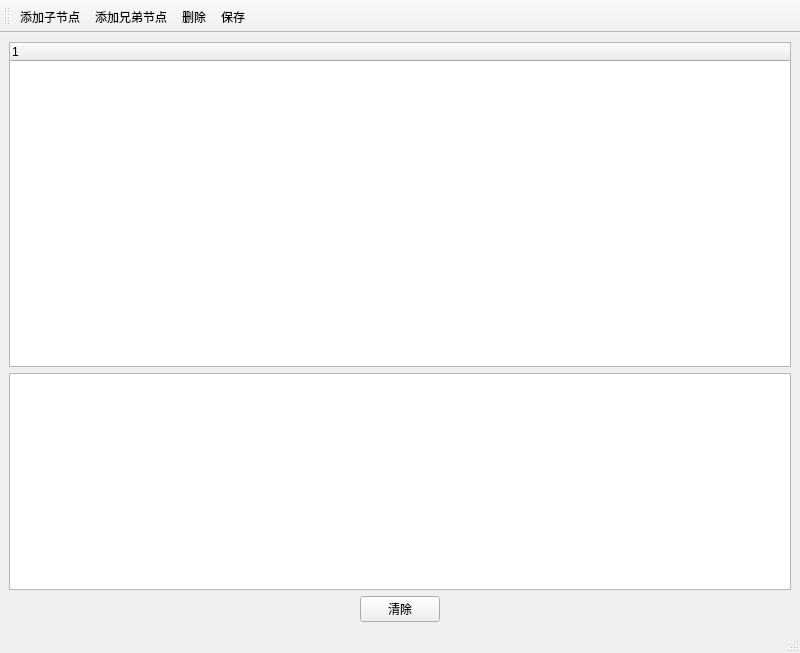
<?xml version="1.0" encoding="UTF-8"?>
<ui version="4.0">
 <class>MainWindow</class>
 <widget class="QMainWindow" name="MainWindow">
  <property name="geometry">
   <rect>
    <x>0</x>
    <y>0</y>
    <width>800</width>
    <height>653</height>
   </rect>
  </property>
  <property name="windowTitle">
   <string>MainWindow</string>
  </property>
  <widget class="QWidget" name="centralwidget">
   <layout class="QVBoxLayout" name="verticalLayout_2">
    <item>
     <layout class="QVBoxLayout" name="verticalLayout" stretch="3,2">
      <item>
       <widget class="QTreeWidget" name="treeWidget">
        <column>
         <property name="text">
          <string notr="true">1</string>
         </property>
        </column>
       </widget>
      </item>
      <item>
       <widget class="QTextBrowser" name="textBrowser"/>
      </item>
     </layout>
    </item>
    <item>
     <layout class="QHBoxLayout" name="horizontalLayout">
      <item>
       <spacer name="horizontalSpacer">
        <property name="orientation">
         <enum>Qt::Horizontal</enum>
        </property>
        <property name="sizeHint" stdset="0">
         <size>
          <width>40</width>
          <height>20</height>
         </size>
        </property>
       </spacer>
      </item>
      <item>
       <widget class="QPushButton" name="pushButton_clear">
        <property name="text">
         <string>清除</string>
        </property>
       </widget>
      </item>
      <item>
       <spacer name="horizontalSpacer_2">
        <property name="orientation">
         <enum>Qt::Horizontal</enum>
        </property>
        <property name="sizeHint" stdset="0">
         <size>
          <width>40</width>
          <height>20</height>
         </size>
        </property>
       </spacer>
      </item>
     </layout>
    </item>
   </layout>
  </widget>
  <widget class="QStatusBar" name="statusbar"/>
  <widget class="QToolBar" name="toolBar">
   <property name="windowTitle">
    <string>toolBar</string>
   </property>
   <attribute name="toolBarArea">
    <enum>TopToolBarArea</enum>
   </attribute>
   <attribute name="toolBarBreak">
    <bool>false</bool>
   </attribute>
   <addaction name="actionaddChildNode"/>
   <addaction name="actionaddBrotherNode"/>
   <addaction name="action_del"/>
   <addaction name="action_save"/>
  </widget>
  <action name="actionaddChildNode">
   <property name="icon">
    <iconset>
     <normaloff>images/添加子节点.png</normaloff>images/添加子节点.png</iconset>
   </property>
   <property name="text">
    <string>添加子节点</string>
   </property>
  </action>
  <action name="actionaddBrotherNode">
   <property name="icon">
    <iconset>
     <normaloff>images/分支节点.png</normaloff>images/分支节点.png</iconset>
   </property>
   <property name="text">
    <string>添加兄弟节点</string>
   </property>
  </action>
  <action name="action_del">
   <property name="icon">
    <iconset>
     <normaloff>images/错误.png</normaloff>images/错误.png</iconset>
   </property>
   <property name="text">
    <string>删除</string>
   </property>
  </action>
  <action name="action_save">
   <property name="icon">
    <iconset>
     <normaloff>images/数据更新,数据库更新.png</normaloff>images/数据更新,数据库更新.png</iconset>
   </property>
   <property name="text">
    <string>保存</string>
   </property>
  </action>
 </widget>
 <resources/>
 <connections/>
</ui>
